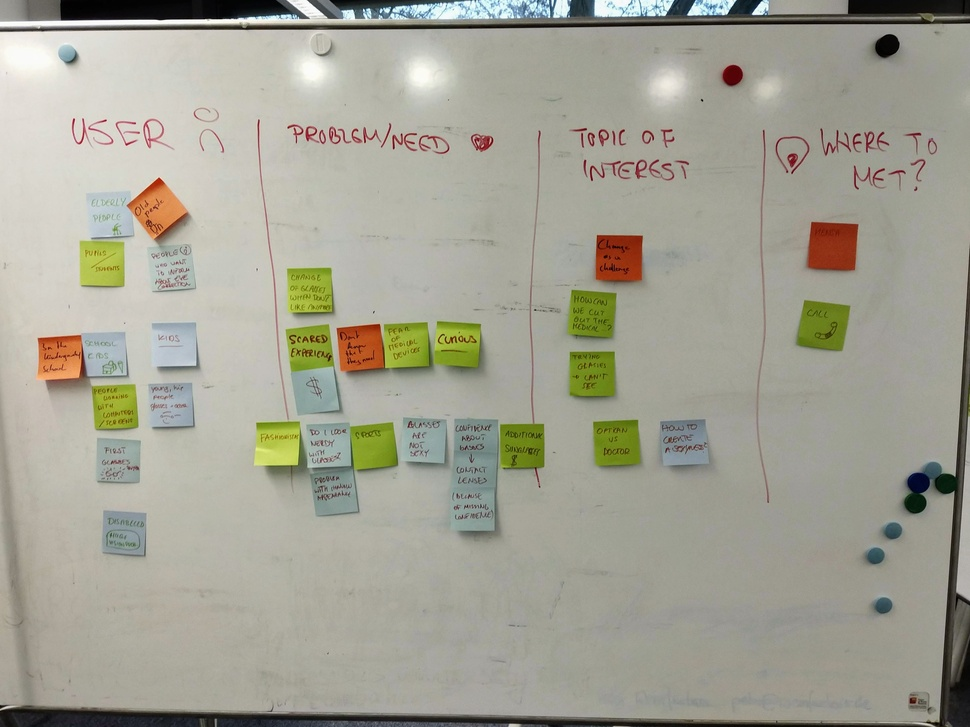
#> input picture charette.jpg, 970 x 727 px, shrunk from 3765 x 2824 before the run
$ python -i helpers.py   (imports and definitions only)   (older library calls are emulated)
#> lines starting #> are read from the running program, lines starting #| are printed output that depends on the picture
#> further down, picture is the input picture: shape (727, 970, 3); mean B, G, R 148.1, 161.9, 163.1
import numpy as np
import cv2 as cv
import numba
from numba import jit
from skimage.measure import regionprops


# [8 lines left out: function draw_boxes, not called in this run]


def texture_channel_generation(image):
    l, a, b = cv.split(image)


# [10 lines left out: function imshow_components, not called in this run]


def create_sum_image(image, conv_flag=cv.COLOR_BGR2YCrCb):
#> called with conv_flag = 36
    img = cv.cvtColor(image, conv_flag)
#> img: shape (727, 970, 3); mean of channels 0, 1, 2 160.7, 129.8, 120.9
    l, a, b = cv.split(img)
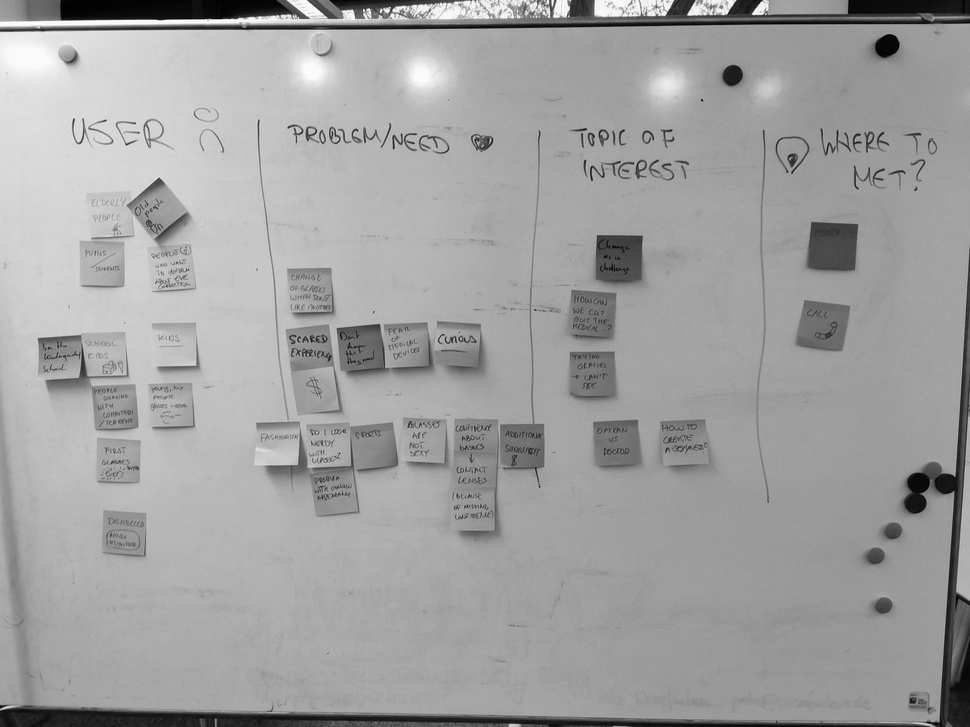
#> l: shape (727, 970); min 0, max 255, mean 160.7
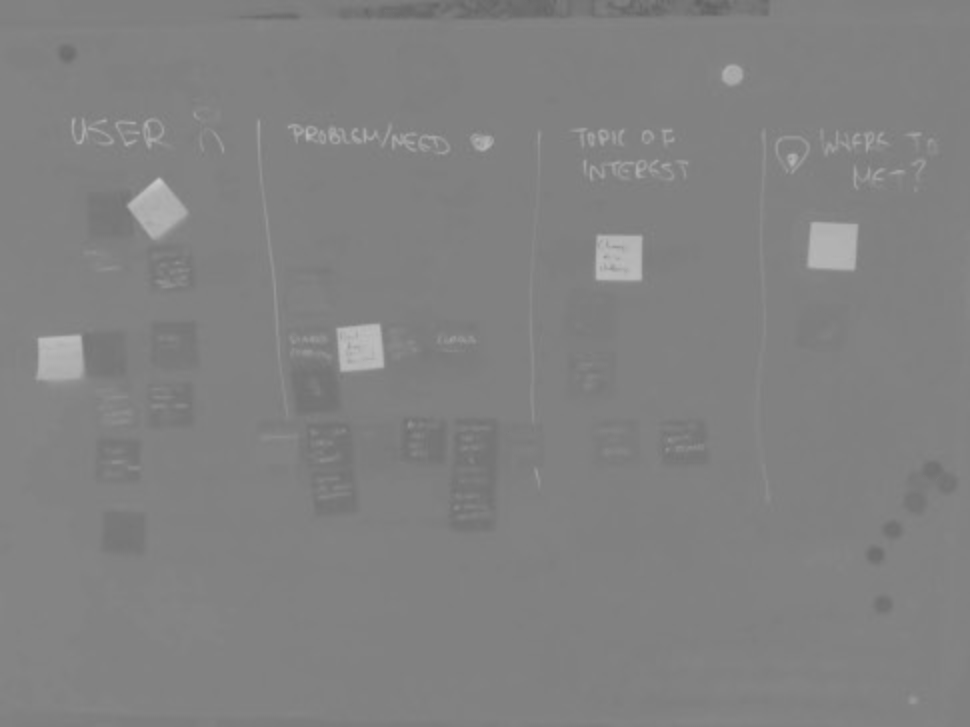
#> a: shape (727, 970); min 99, max 202, mean 129.8
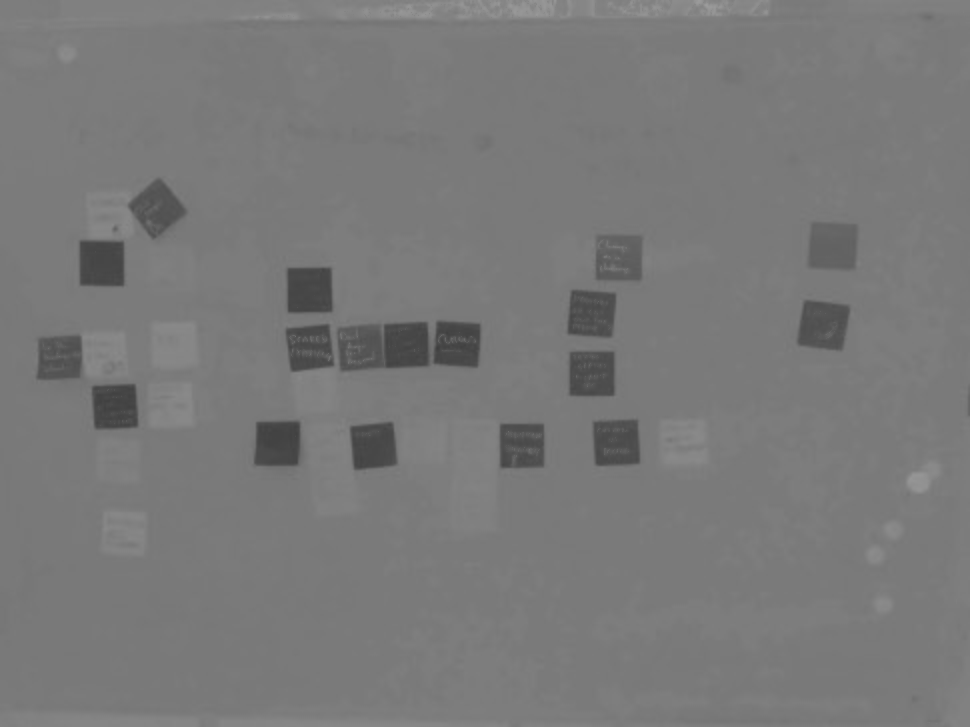
#> b: shape (727, 970); min 62, max 156, mean 120.9
    scalar = np.bincount(a.reshape(-1, 1).ravel()).argmax()
#> scalar = 129
    ad = cv.absdiff(a, np.array([scalar], dtype=np.float))
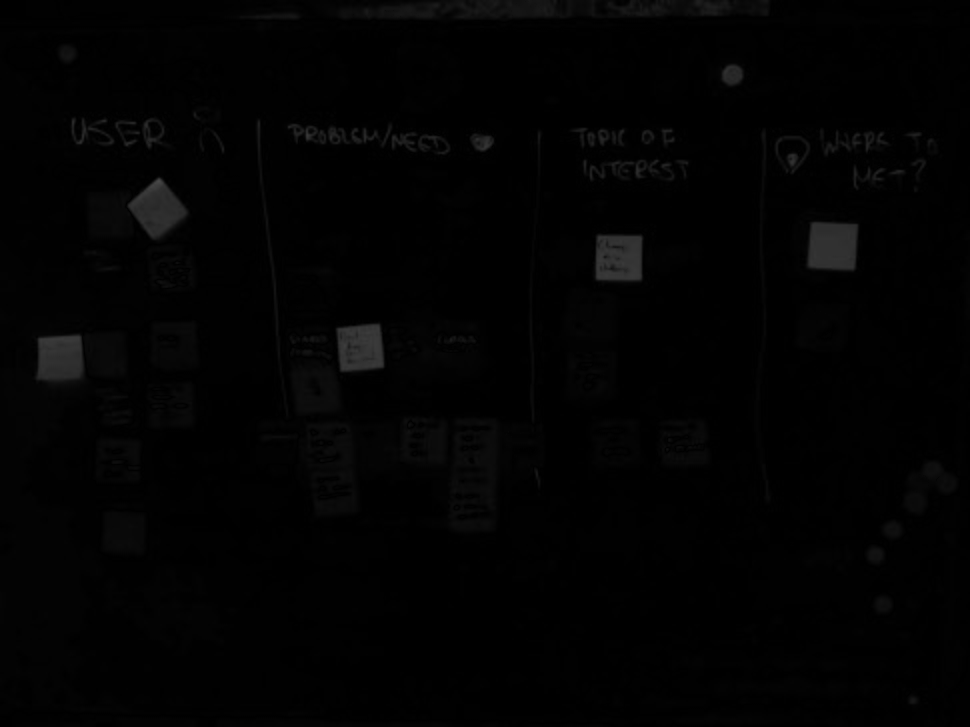
#> ad: shape (727, 970); min 0, max 73, mean 2.3
    scalar = np.bincount(b.reshape(-1, 1).ravel()).argmax()
#> scalar = 122
    bd = cv.absdiff(b, np.array([scalar], dtype=np.float))
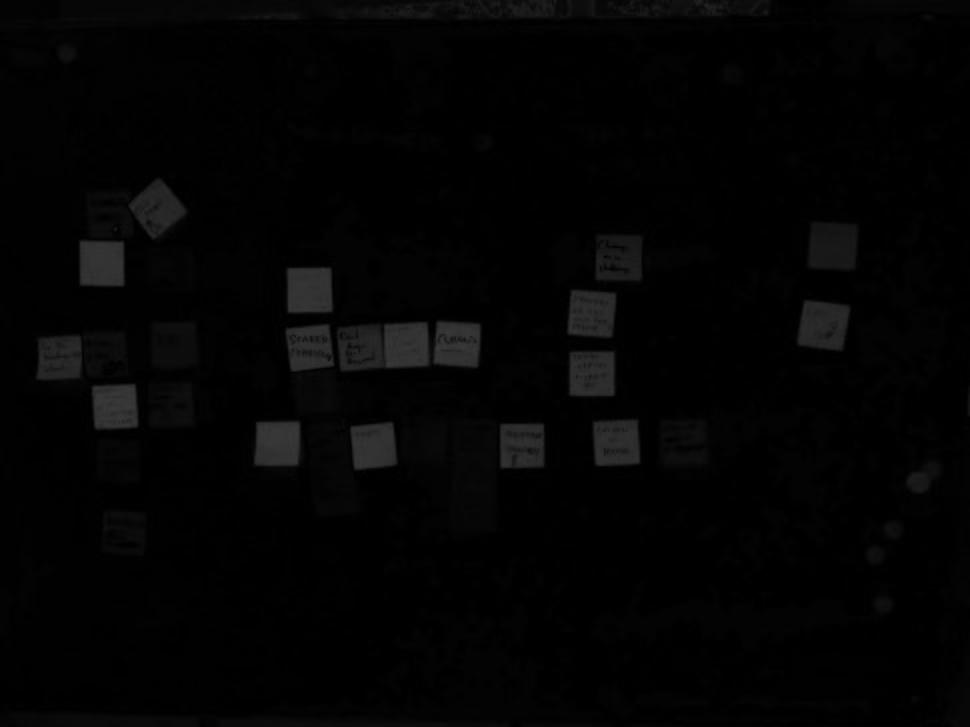
#> bd: shape (727, 970); min 0, max 60, mean 3.6
    sum_image = cv.add(ad, bd)
    return sum_image


# [48 lines left out: functions create_2D_image, get_saturation, get_image, show_images, show_image, not called in this run]

def convert(image):
    return cv.cvtColor(image, cv.COLOR_GRAY2BGR)

>>> import cv2
>>> picture = cv2.imread('charette.jpg')
>>> result = create_sum_image(picture)

$ run again, on understanding.jpg
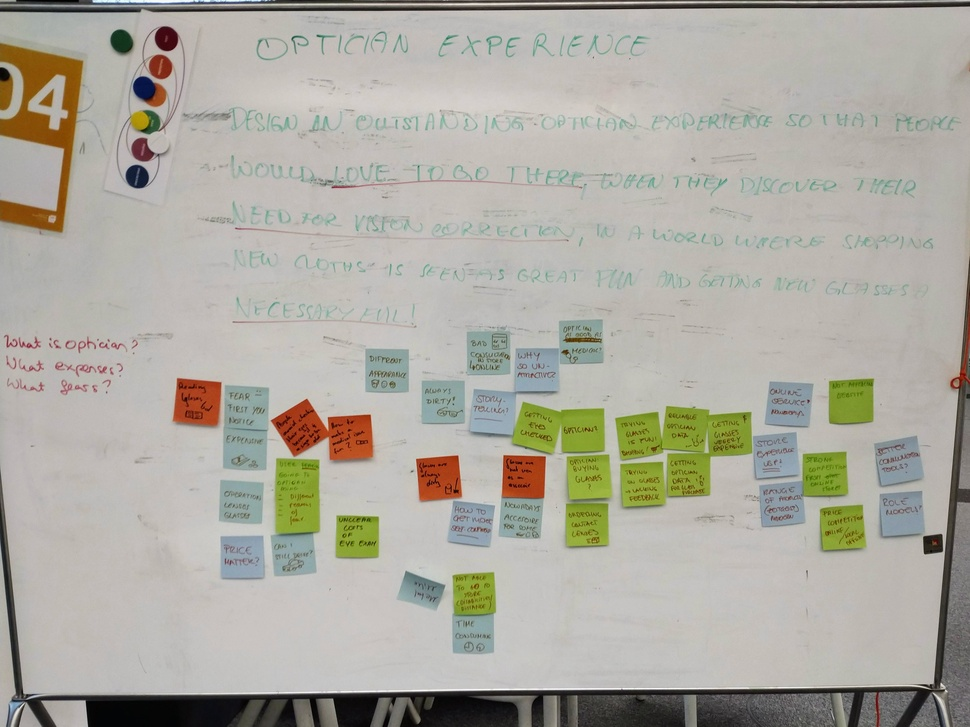
#> input picture understanding.jpg, 970 x 727 px, shrunk from 4055 x 3041 before the run
#> picture is the input picture: shape (727, 970, 3); mean B, G, R 161, 170.6, 173
#> img: shape (727, 970, 3); mean of channels 0, 1, 2 170.2, 130, 122.8
#> in create_sum_image, `l, a, b = cv.split(img)`:
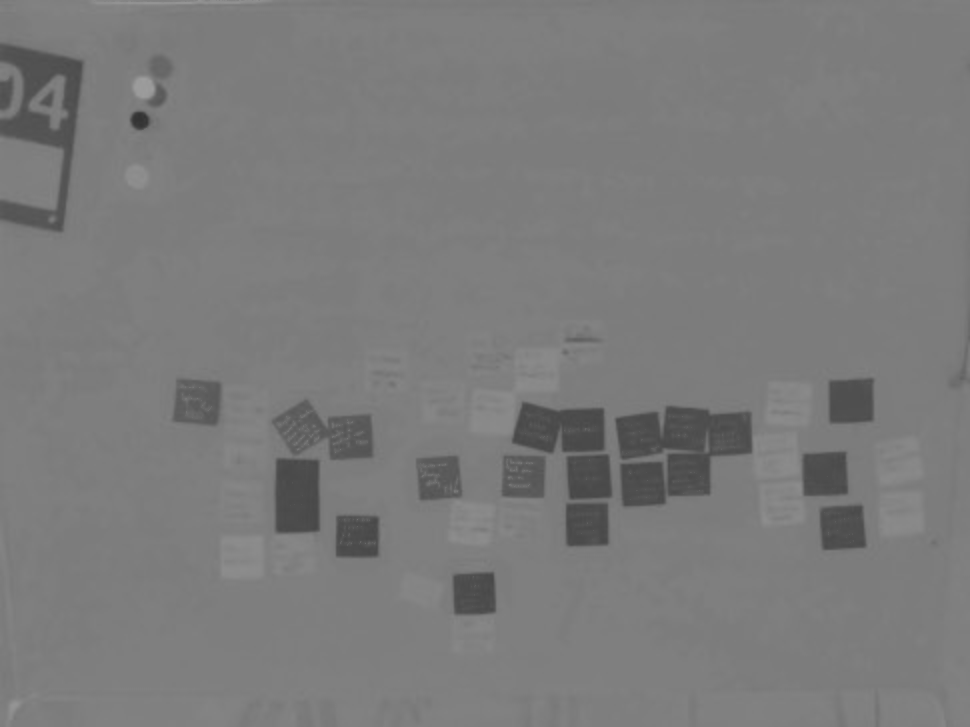
#> b: shape (727, 970); min 50, max 158, mean 122.8
#> in create_sum_image, `scalar = np.bincount(a.reshape(-1, 1).ravel()).argmax()`: scalar = 131
#> in create_sum_image, `scalar = np.bincount(b.reshape(-1, 1).ravel()).argmax()`: scalar = 124
#> in create_sum_image, `sum_image = cv.add(ad, bd)`:
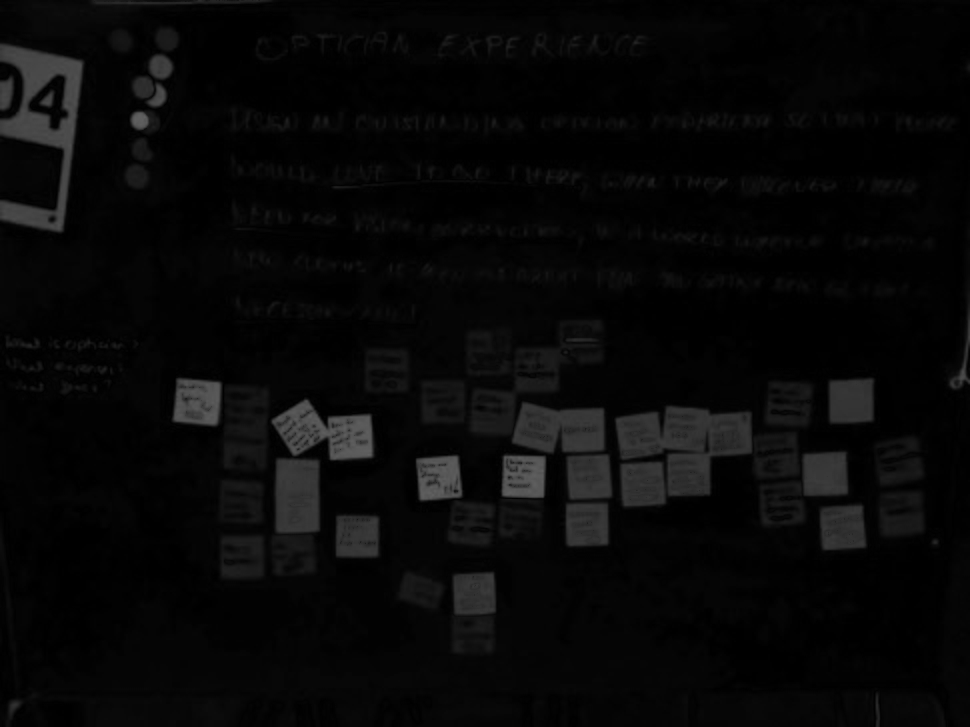
#> sum_image: shape (727, 970); min 0, max 98, mean 7.8

$ run again, on unpacking.jpg
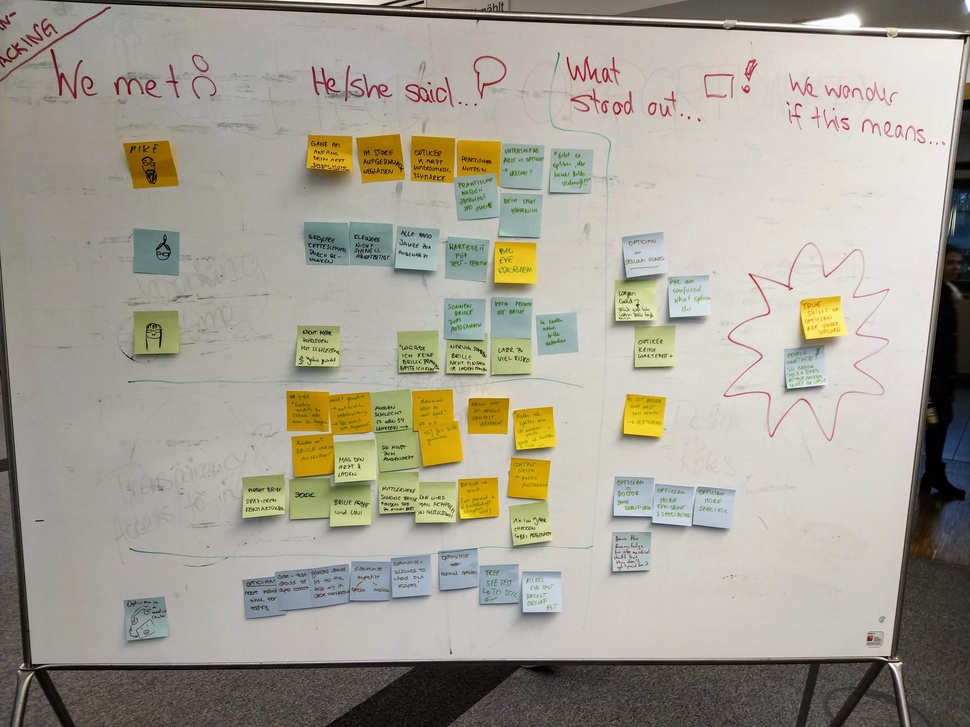
#> input picture unpacking.jpg, 970 x 727 px, shrunk from 4160 x 3120 before the run
#> picture is the input picture: shape (727, 970, 3); mean B, G, R 148.4, 160.4, 164.7
#> img: shape (727, 970, 3); mean of channels 0, 1, 2 160.3, 131.1, 121.2
#> in create_sum_image, `l, a, b = cv.split(img)`:
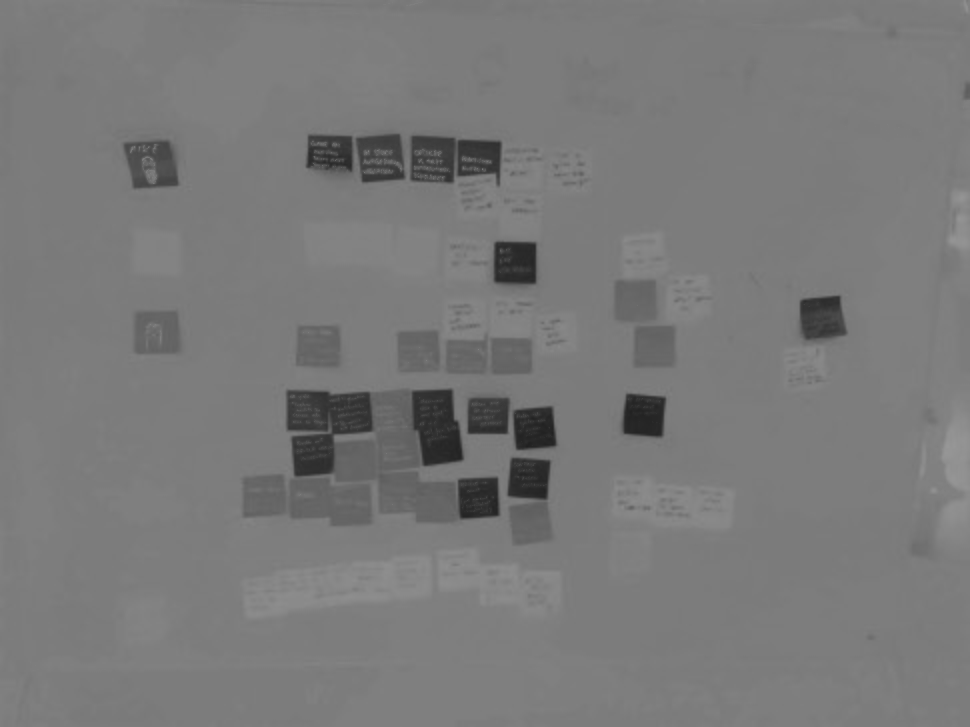
#> b: shape (727, 970); min 32, max 151, mean 121.2
#> in create_sum_image, `scalar = np.bincount(a.reshape(-1, 1).ravel()).argmax()`: scalar = 130
#> in create_sum_image, `scalar = np.bincount(b.reshape(-1, 1).ravel()).argmax()`: scalar = 124
#> in create_sum_image, `sum_image = cv.add(ad, bd)`:
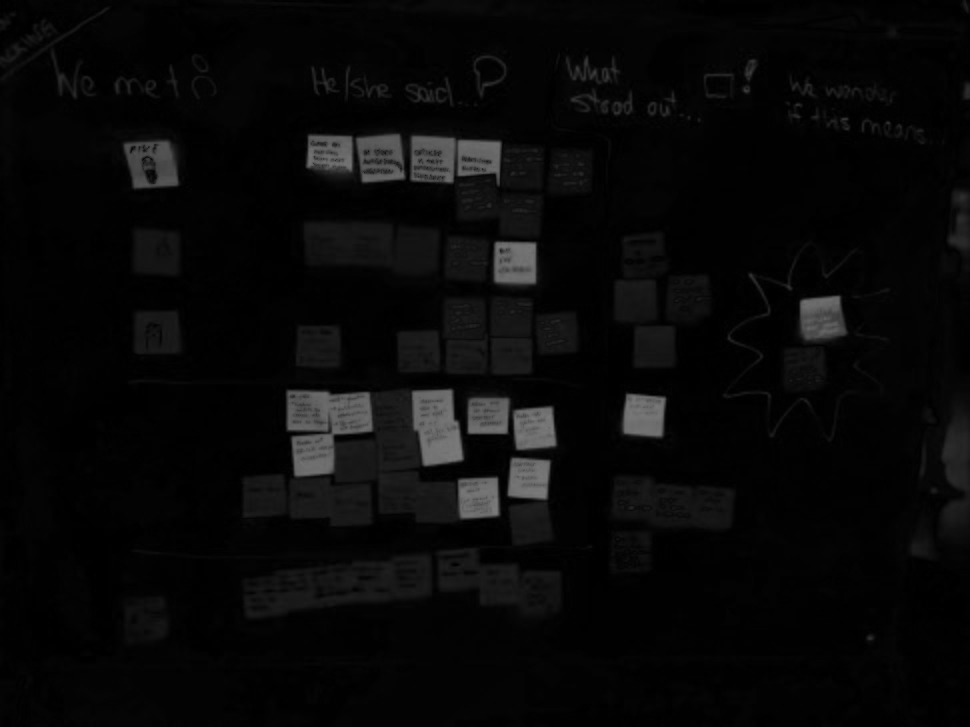
#> sum_image: shape (727, 970); min 0, max 123, mean 8.4
